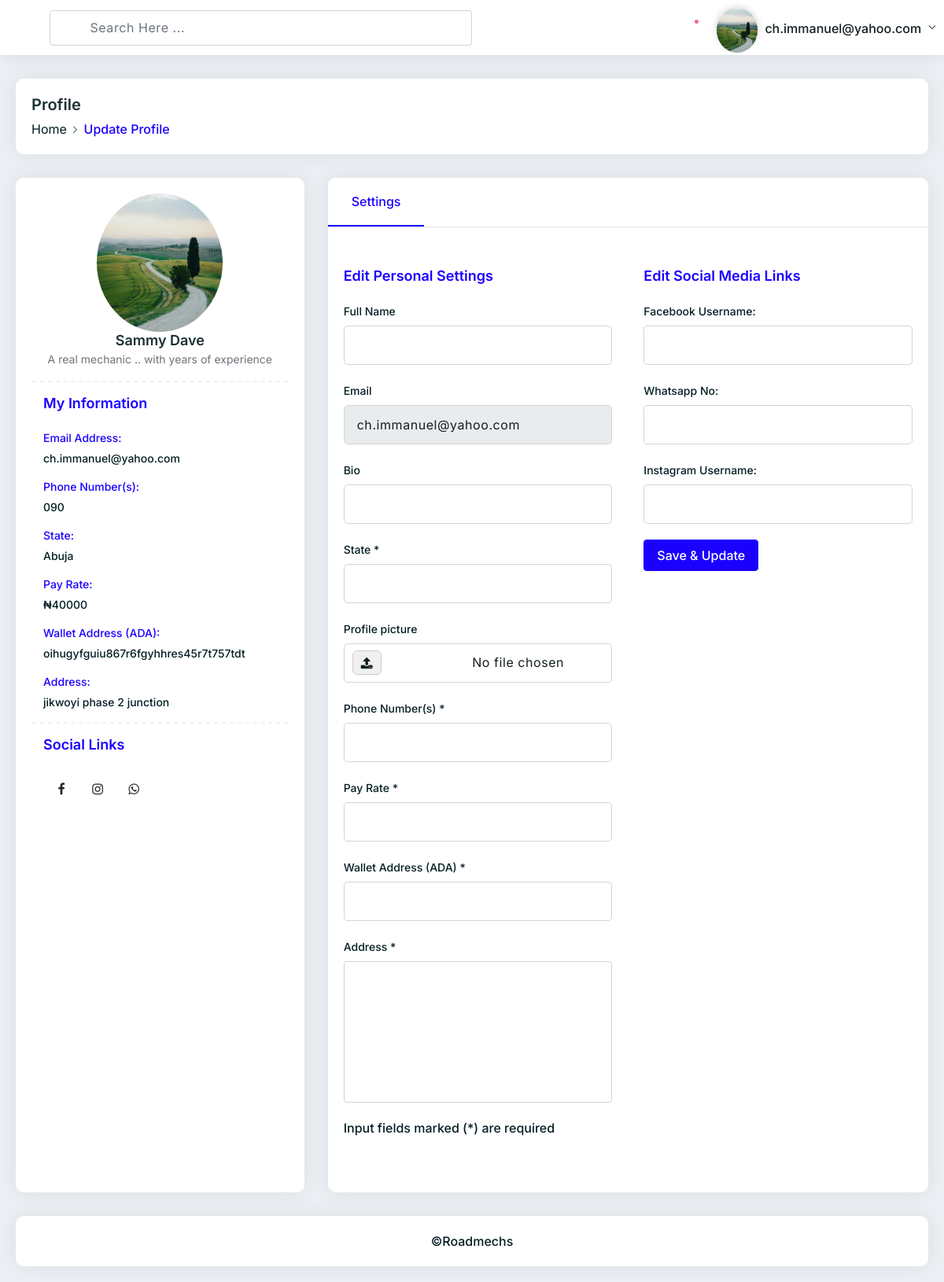
The page /view/update_profile_m.php (signed in) on the database its author committed.
### tables this page shows
CREATE TABLE `users` (
  `id` bigint(250) NOT NULL,
  `fullname` varchar(50) DEFAULT NULL,
  `email` varchar(50) DEFAULT NULL,
  `password` varchar(255) NOT NULL,
  `bio` varchar(100) DEFAULT NULL,
  `state` varchar(50) DEFAULT NULL,
  `profile_pic` varchar(250) DEFAULT 'default_img.png',
  `phone_no` varchar(50) DEFAULT NULL,
  `pay_rate` bigint(50) DEFAULT 0,
  `wallet` varchar(255) DEFAULT NULL,
  `address` varchar(100) DEFAULT NULL,
  `fb_uname` varchar(50) DEFAULT NULL,
  `wa_no` varchar(50) DEFAULT NULL,
  `insta_uname` varchar(50) DEFAULT NULL,
  `notification` int(10) NOT NULL DEFAULT 0 COMMENT ' 1= checked, 0 = unchecked',
  `role` varchar(100) NOT NULL
);

### functions.php (called while the page is built, shortened)
<?php
function getUserProfile($conn, $email) {
    $stmt = $conn->prepare("SELECT * FROM users WHERE email=?");
    $stmt->bind_param("s", $email);
    $stmt->execute();
    $user = $stmt->get_result()->fetch_assoc();
    $profile = [];
    $profile['profile_pic'] = !empty($user['profile_pic']) ? "../uploads/" . $user['profile_pic'] : "../uploads/default_img.png";
    $profile['fullname']    = !empty($user['fullname']) ? $user['fullname'] : "User";
    $profile['email']    = !empty($user['email']) ? $user['email'] : "No Email";
    $profile['bio']         = !empty($user['bio']) ? $user['bio'] : "No bio provided";
    $profile['phone_no']    = !empty($user['phone_no']) ? $user['phone_no'] : "N/A";
    $profile['state']       = !empty($user['state']) ? $user['state'] : "N/A";
    $profile['address']     = !empty($user['address']) ? nl2br($user['address']) : "N/A";
    $profile['pay_rate']    = !empty($user['pay_rate']) ? $user['pay_rate'] : 0;
    $profile['wallet']    = !empty($user['wallet']) ? $user['wallet'] : "N/A";
    $profile['fb_uname']    = !empty($user['fb_uname']) ? $user['fb_uname'] : "";
    $profile['insta_uname'] = !empty($user['insta_uname']) ? $user['insta_uname'] : "";
    $profile['wa_no']       = !empty($user['wa_no']) ? $user['wa_no'] : "";
    $profile['facebook_url']  = !empty($profile['fb_uname']) ? "https://www.facebook.com/" . ltrim($profile['fb_uname'], "@") : "#";
    $profile['instagram_url'] = !empty($profile['insta_uname']) ? "https://www.instagram.com/" . ltrim($profile['insta_uname'], "@") : "#";
    $profile['whatsapp_url']  = !empty($profile['wa_no']) ? "https://wa.me/" . preg_replace("/[^0-9]/", "", $profile['wa_no']) : "#";
    return $profile;
}

### view/update_profile_m.php (the view, shortened to what this page needs)
<?php
include "../config.php";
include "../functions.php";
$email = $_SESSION['email'];
$getUser = $conn->prepare("SELECT * FROM users WHERE email=?");
$getUser->bind_param("s", $email);
$getUser->execute();
$currentUser = $getUser->get_result()->fetch_assoc();
$profile = getUserProfile($conn, $email);
?>
<!DOCTYPE html>
<html>
<head>
	<link rel="stylesheet" type="text/css" href="vendors/styles/core.css">
	<link rel="stylesheet" type="text/css" href="vendors/styles/icon-font.min.css">
	<link rel="stylesheet" type="text/css" href="src/plugins/cropperjs/dist/cropper.css">
	<link rel="stylesheet" type="text/css" href="vendors/styles/style.css">
</head>
<body>
		<div class="header">
		<div class="header-left">
			<div class="menu-icon dw dw-menu"></div>
			<div class="header-search">
				<form method="post" action="#" enctype="multipart/form-data">
					<div class="form-group mb-0">
						<i class="dw dw-search2 search-icon"></i>
						<input type="text" class="form-control search-input" placeholder="Search Here ...">
					</div>
				</form>
			</div>
		</div>
		<div class="header-right">
			<div class="user-notification">
				<div class="dropdown">
					<a class="dropdown-toggle no-arrow" href="#" role="button" data-toggle="dropdown">
						<i class="icon-copy dw dw-notification"></i>
						<span class="badge notification-active"></span>
					</a>
				</div>
			</div>
			<div class="user-info-dropdown">
				<div class="dropdown">
					<a class="dropdown-toggle" href="#" role="button" data-toggle="dropdown">
						<span class="user-icon">
							<img src="<?= $profile['profile_pic'] ?>" alt="profile pic">
						</span>
						<span class="user-name">
							<?php echo($_SESSION['email']);?>
						</span>
					</a>
				</div>
			</div>
		</div>
	</div>
	<div class="main-container">
		<div class="pd-ltr-20 xs-pd-20-10">
			<div class="min-height-200px">
				<div class="page-header">
					<div class="row">
						<div class="col-md-12 col-sm-12">
							<div class="title">
								<h4>Profile</h4>
							</div>
							<nav aria-label="breadcrumb" role="navigation">
								<ol class="breadcrumb">
									<li class="breadcrumb-item"><a href="index.php">Home</a></li>
									<li class="breadcrumb-item active" aria-current="page">Update Profile</li>
								</ol>
							</nav>
						</div>
					</div>
				</div>
				<div class="row">
					<div class="col-xl-4 col-lg-4 col-md-4 col-sm-12 mb-30">
    <div class="pd-20 card-box height-100-p">
        <div class="profile-photo">
            <img src="<?php echo $profile['profile_pic']; ?>" alt="profile image" class="avatar-photo">
        </div>
        <h5 class="text-center h5 mb-0"><?php echo $profile['fullname']; ?></h5>
        <p class="text-center text-muted font-14"><?php echo $profile['bio']; ?></p>
        <div class="profile-info">
            <h5 class="mb-20 h5 text-blue">My Information</h5>
            <ul>
                <li>
                    <span>Email Address:</span>
                    <?php echo $profile['email']; ?>
                </li>
                <li>
                    <span>Phone Number(s):</span>
                    <?php echo $profile['phone_no']; ?>
                </li>
                <li>
                    <span>State:</span>
                    <?php echo $profile['state']; ?>
                </li>
				<li>
                    <span>Pay Rate:</span>
                    &#8358;<?php echo $profile['pay_rate']; ?>
                </li>
				<li>
                    <span>Wallet Address (ADA):</span>
                    <?php echo $profile['wallet']; ?>
                </li>
                <li>
                    <span>Address:</span>
                    <?php echo $profile['address']; ?>
                </li>
            </ul>
        </div>
          <div class="profile-social">
				<h5 class="mb-20 h5 text-blue">Social Links</h5>
				<ul class="clearfix">
					<li><a href="<?php echo $profile['facebook_url'] ?>" target="_blank" class="btn" data-bgcolor="#3b5998" data-color="#ffffff"><i class="fa fa-facebook"></i></a></li>
					<li><a href="<?php echo $profile['instagram_url']; ?>" target="_blank" class="btn" data-bgcolor="#f46f30" data-color="#ffffff"><i class="fa fa-instagram"></i></a></li>
					<li><a href="<?php echo $profile['whatsapp_url']; ?>" target="_blank" class="btn" data-bgcolor="#00b489" data-color="#ffffff"><i class="fa fa-whatsapp"></i></a></li>
				</ul>
				</div>
				</div>
			</div>
					<div class="col-xl-8 col-lg-8 col-md-8 col-sm-12 mb-30">
						<div class="card-box height-100-p overflow-hidden">
							<div class="profile-tab height-100-p">
								<div class="tab height-100-p">
									<ul class="nav nav-tabs customtab" role="tablist">
										<li class="nav-item">
											<a class="nav-link active" data-toggle="tab" href="#setting" role="tab">Settings</a>
										</li>
									</ul>
									<div class="tab-content">
										<div class="tab-pane show active fade height-100-p" id="setting" role="tabpanel">
											<div class="profile-setting">
												<form action="update_profile_m.php" method="post" enctype="multipart/form-data">
											<ul class="profile-edit-list row">
												<li class="weight-500 col-md-6">
													<h4 class="text-blue h5 mb-20">Edit Personal Settings</h4>
													<div class="form-group">
														<label>Full Name</label>
														<input class="form-control form-control-lg" type="text" name="fullname">
													</div>
													<div class="form-group">
														<label>Email</label>
														<input class="form-control form-control-lg" name="email" type="email" value="<?php echo $email; ?>" readonly>
													</div>
													<div class="form-group">
														<label>Bio</label>
														<input class="form-control form-control-lg" type="text" name="bio">
													</div>
													<div class="form-group">
														<label>State *</label>
														<input class="form-control form-control-lg" type="text" name="state">
													</div>
													<div class="form-group">
														<label>Profile picture</label>
														<input class="form-control form-control-lg custom-file" type="file" name="profile" accept=".png,.jpg,.jpeg">
													</div>
													<div class="form-group">
														<label>Phone Number(s) *</label>
														<input class="form-control form-control-lg" type="text" name="phone">
													</div>
													<div class="form-group">
														<label>Pay Rate *</label>
														<input class="form-control form-control-lg" type="text" name="payrate">
													</div>
													<div class="form-group">
														<label>Wallet Address (ADA) *</label>
														<input class="form-control form-control-lg" type="text" name="wallet">
													</div>
													<div class="form-group">
														<label>Address *</label>
														<textarea class="form-control" name="address"></textarea>
													</div>
													<div class="form-group">
														Input fields marked (*) are required
													</div>
												</li>
												<li class="weight-500 col-md-6">
													<h4 class="text-blue h5 mb-20">Edit Social Media Links</h4>
													<div class="form-group">
														<label>Facebook Username:</label>
														<input class="form-control form-control-lg" type="text" name="facebook">
													</div>
													<div class="form-group">
														<label>Whatsapp No:</label>
														<input class="form-control form-control-lg" type="text" name="whatsapp">
													</div>
													<div class="form-group">
														<label>Instagram Username:</label>
														<input class="form-control form-control-lg" type="text" name="instagram">
													</div>
													<div class="form-group mb-0">
														<input type="submit" class="btn btn-primary" value="Save & Update">
													</div>
												</li>
											</ul>
										</form>
											</div>
										</div>
									</div>
								</div>
							</div>
						</div>
					</div>
				</div>
			</div>
			<div class="footer-wrap pd-20 mb-20 card-box">
				&copy;Roadmechs
			</div>
		</div>
	</div>
</body>
</html>

### view/update_profile_m.php (style rules this page uses)
input[type="file"].custom-file::before { content: "\f093"; display: inline-block; background: #f0f0f0; border: 1px solid #ccc; border-radius: 6px; padding: 2.3px 10px; position: relative; right: 6px; outline: none; white-space: nowrap; -webkit-user-select: none; cursor: pointer; font-family: 'FontAwesome'; }

### rows shown on the page
users: fullname "Sammy Dave", bio "A real mechanic .. with years of experience", email "ch.immanuel@yahoo.com", phone_no "090", state "Abuja", pay_rate "40000", wallet "oihugyfguiu867r6fgyhhres45r7t757tdt", address "jikwoyi phase 2 junction"

### other values the page prints
$_SESSION['email'] "ch.immanuel@yahoo.com"
